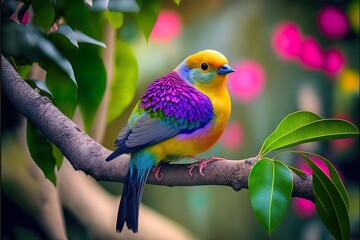
#> input picture data/bird.jpg, 360 x 240 px, found by its file name
$ python colorspace.py
#> lines starting #> are read from the running program, lines starting #| are printed output that depends on the picture
import os
import cv2

img = cv2.imread(os.path.join('.','data','bird.jpg'))
#> img is the input picture: shape (240, 360, 3); mean B, G, R 71.5, 89, 92.3

img_gray = cv2.cvtColor(img, cv2.COLOR_BGR2GRAY)
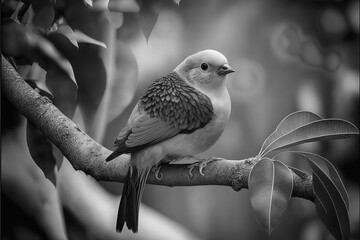
#> img_gray: shape (240, 360); min 1, max 252, mean 88
img_rgb = cv2.cvtColor(img, cv2.COLOR_BGR2RGB)
img_hsv = cv2.cvtColor(img, cv2.COLOR_BGR2HSV)
#> img_hsv: shape (240, 360, 3); mean H, S, V 72, 136.6, 112.2

cv2.imshow('img', img)
cv2.imshow('img_gray', img_gray)
cv2.imshow('img_rgb', img_rgb)
cv2.imshow('img_hsv', img_hsv)
cv2.waitKey(0)

$ run again, with data/apple.jpg copied over data/bird.jpg
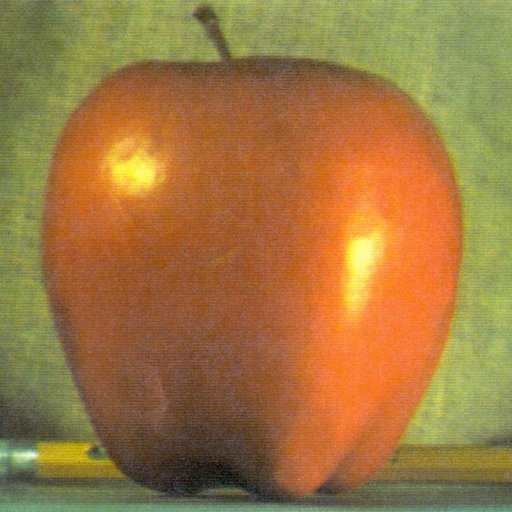
#> input picture data/apple.jpg, 512 x 512 px, found by its file name
#> img is the input picture: shape (512, 512, 3); mean B, G, R 64.8, 119.7, 159.1
#> `img_gray = cv2.cvtColor(img, cv2.COLOR_BGR2GRAY)`:
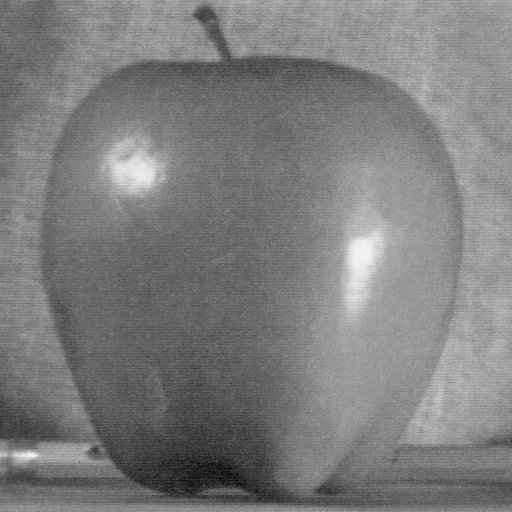
#> img_gray: shape (512, 512); min 7, max 248, mean 125.2
#> img_hsv: shape (512, 512, 3); mean H, S, V 21.7, 145.4, 163

$ run again, with data/bear.jpg copied over data/bird.jpg
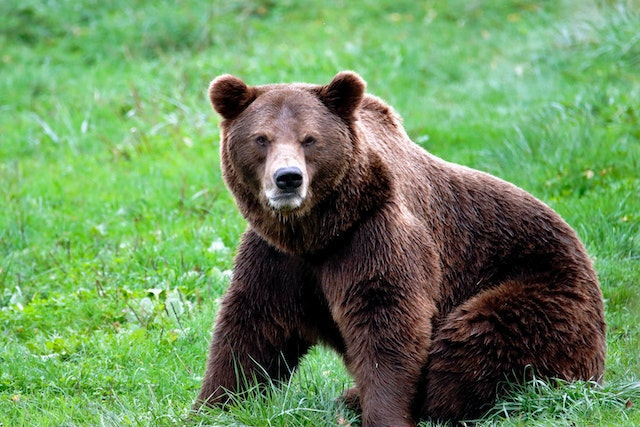
#> input picture data/bear.jpg, 640 x 427 px, found by its file name
#> img is the input picture: shape (427, 640, 3); mean B, G, R 91.8, 141.6, 106.1
#> `img_gray = cv2.cvtColor(img, cv2.COLOR_BGR2GRAY)`:
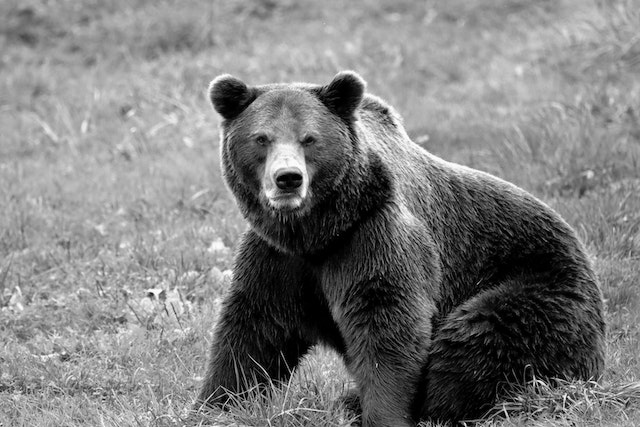
#> img_gray: shape (427, 640); min 0, max 255, mean 125.3
#> img_hsv: shape (427, 640, 3); mean H, S, V 59.7, 107.8, 147.9
